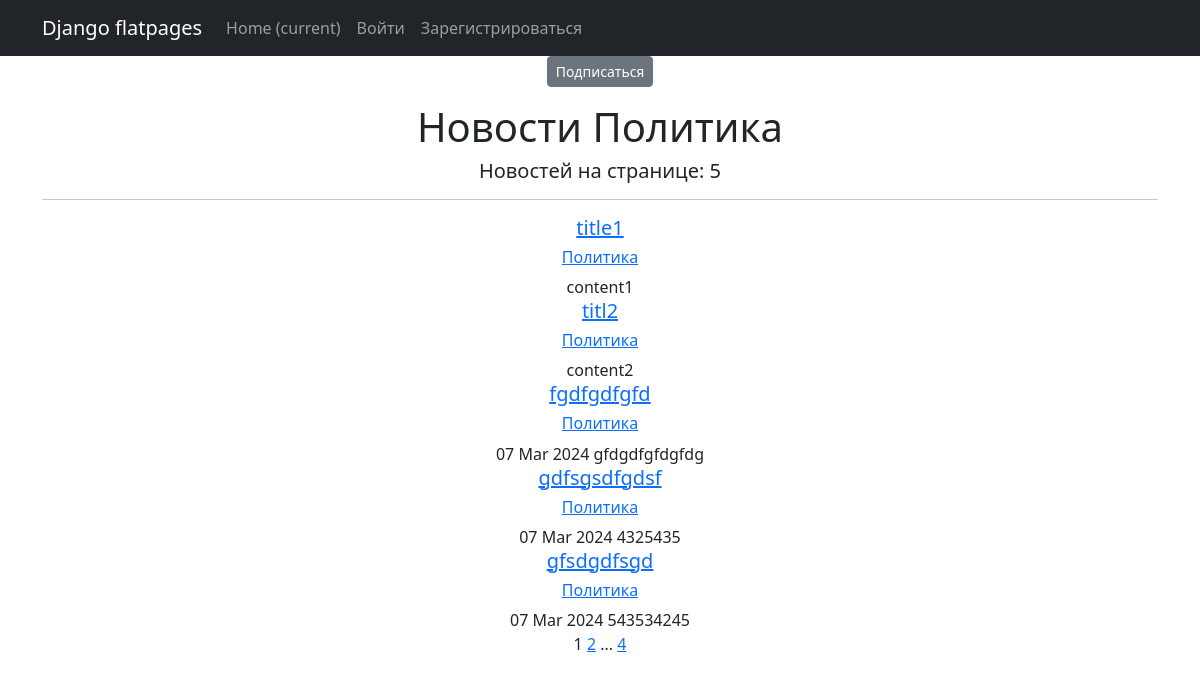
Screenshot of /categories/1 with the database file from the repository.
### simpleapp/models.py (models this page shows, shortened)
class Category(models.Model):
    category_name = models.CharField(unique=True, max_length=100)
    subscribers = models.ManyToManyField(User, blank=True)
    def __str__(self):
        return self.category_name

class Post(models.Model):
    article = 'AR'
    news = 'NE'
    POSITIONS = [
        (news, 'Новость'),
        (article, 'Статья')
    ]
    author = models.ForeignKey(Author, on_delete=models.CASCADE)
    choice = models.CharField(max_length=2, choices=POSITIONS, default=news)
    time_create = models.DateTimeField(auto_now_add=True)
    title = models.CharField(max_length=150)
    content = models.TextField()
    post_rating = models.IntegerField(default=0)
    category = models.ManyToManyField('Category', through='PostCategory', verbose_name='Категории')

### simpleapp/views.py (the view)
# urls.py: path('categories/<int:pk>', CategoryListView.as_view(), name='category_list'),
class CategoryListView(NewsList):
    model = Post
    template_name = 'news/category_list.html'
    context_object_name = 'category_news_list'
    def get_queryset(self):
        self.category = get_object_or_404(Category, id=self.kwargs['pk'])
        queryset = Post.objects.filter(category=self.category)
        return queryset
    def get_context_data(self, **kwargs):
        context = super().get_context_data(**kwargs)
        context['is_not_subscriber'] = self.request.user not in self.category.subscribers.all()
        context['category'] = self.category
        return context

### simpleapp/views.py (called while the page is built)
    def get_context_data(self, **kwargs):
        context = super().get_context_data(**kwargs)
        context['is_not_authors'] = not self.request.user.groups.filter(name='authors').exists()
        return context

### templates/news/category_list.html (shortened to what this page needs)
{% extends 'flatpages/default.html' %}
{% load custom_filters %}
{% block content %}
    {% if is_not_subscriber %}
        <p class="text-center"><a href="{% url 'subscribe' category.id %}" class="btn btn-secondary btn-sm">Подписаться</a></p>
    {% endif %}
    <h1>Новости {{ category }}</h1>
    <h5>Новостей на странице: {{ category_news_list|length }}</h5>
    <hr>
    {% if category_news_list %}
        {% for post in category_news_list %}
            <h5><a href="http://127.0.0.1:8000/news/{{ post.id }}">{{ post.title }}</a></h5>
            <h6><a href="{% url 'category_list' category.id %}">{{ category }}</a></h6>
            {{ post.time_create|date:'d M Y' }}
            {{ post.content|truncatewords:20 }}
        {% endfor %}
        <br>
    {% else %}
        <h2>Новостей пока нет!</h2>
    {% endif %}
    {{ page_obj.number }}
   {% if page_obj.has_next %}
       <a href="?page={{ page_obj.next_page_number }}">{{ page_obj.next_page_number }}</a>
       {% if paginator.num_pages != page_obj.next_page_number %}
           ...
           <a href="?page={{ page_obj.paginator.num_pages }}">{{ page_obj.paginator.num_pages }}</a>
       {% endif %}
   {% endif %}
{% endblock content %}

### rows the page displays
Category: category_name "Политика"
Post: title "title1", content "content1"
Post: title "titl2", content "content2"
Post: title "fgdfgdfgfd", time_create "07 Mar 2024", content "gfdgdfgfdgfdg"
Post: title "gdfsgsdfgdsf", time_create "07 Mar 2024", content "4325435"
Post: title "gfsdgdfsgd", time_create "07 Mar 2024", content "543534245"

### other values shown
{{ category_news_list|length }} "5"
{{ page_obj.number }} "1"
{{ page_obj.next_page_number }} "2"
{{ page_obj.paginator.num_pages }} "4"
